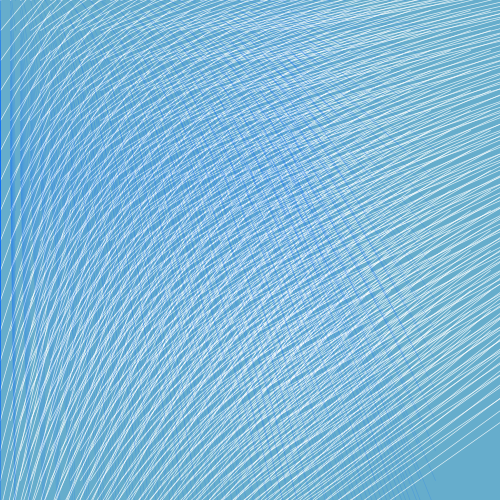
Frame 1 (no input)
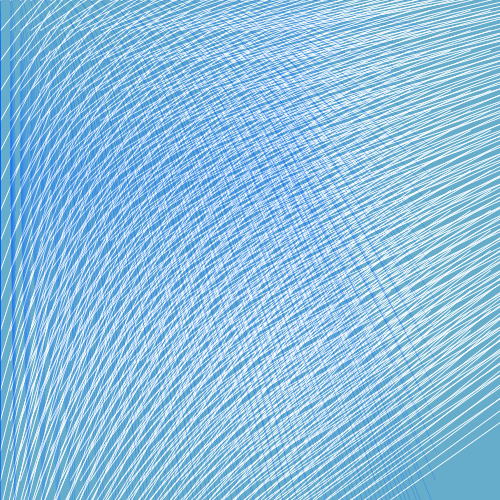
Frame 2 (the mouse pressed at the canvas centre, redrawn once)

The Processing sketch that drew these frames (run headless with seeded random() and noise(); the mouse was pressed at the canvas centre and the sketch redrawn once):

// Processing sketch: processing_11344
// ── processing_11344.pde

void setup(){
  size(500, 500);
  colorMode(HSB, 100);
  background(55, 50, 80);
  smooth();
  noLoop();
}

void draw(){
  for(int x = 0 ; x < 30 ; x++){
    for(int y = 0 ; y < 20 ; y++){
      stroke(100, 80);
      strokeWeight(0.7);
      line(x*20+50, y*20-50, x*10, y*30);
    }
  }
  for(int x = 0 ; x < 30 ; x++){
    for(int y = 0 ; y < 20 ; y++){
      stroke(60, 100, 100, 20);
      strokeWeight(0.7);
      line(x*10, y*10-20, x*15, y*30);
    }
  }
}
